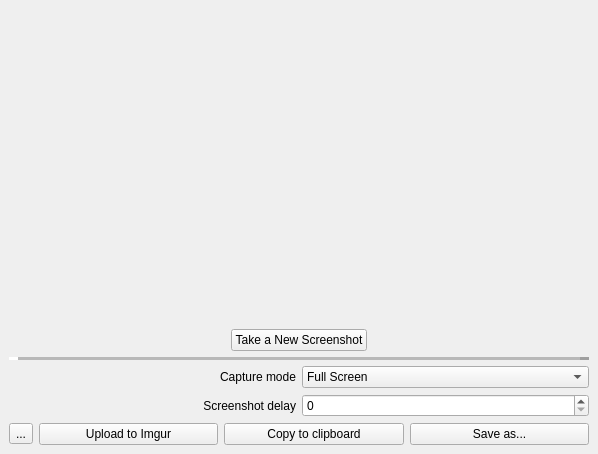
<?xml version="1.0" encoding="UTF-8"?>
<ui version="4.0">
 <class>MainWindow</class>
 <widget class="QMainWindow" name="MainWindow">
  <property name="geometry">
   <rect>
    <x>0</x>
    <y>0</y>
    <width>598</width>
    <height>454</height>
   </rect>
  </property>
  <property name="windowTitle">
   <string>MainWindow</string>
  </property>
  <widget class="QWidget" name="centralwidget">
   <layout class="QGridLayout" name="gridLayout">
    <item row="1" column="0">
     <layout class="QHBoxLayout" name="horizontalLayout">
      <item>
       <widget class="QToolButton" name="toolButton">
        <property name="text">
         <string>...</string>
        </property>
        <property name="icon">
         <iconset theme="applications-system"/>
        </property>
       </widget>
      </item>
      <item>
       <widget class="QPushButton" name="btn_upload">
        <property name="text">
         <string>Upload to Imgur</string>
        </property>
       </widget>
      </item>
      <item>
       <widget class="QPushButton" name="btn_copy">
        <property name="text">
         <string>Copy to clipboard</string>
        </property>
       </widget>
      </item>
      <item>
       <widget class="QPushButton" name="btn_save">
        <property name="text">
         <string>Save as...</string>
        </property>
       </widget>
      </item>
     </layout>
    </item>
    <item row="0" column="0">
     <layout class="QGridLayout" name="gridLayout_2">
      <item row="3" column="0">
       <widget class="QLabel" name="label">
        <property name="sizePolicy">
         <sizepolicy hsizetype="MinimumExpanding" vsizetype="Fixed">
          <horstretch>0</horstretch>
          <verstretch>0</verstretch>
         </sizepolicy>
        </property>
        <property name="text">
         <string>Capture mode</string>
        </property>
        <property name="alignment">
         <set>Qt::AlignRight|Qt::AlignTrailing|Qt::AlignVCenter</set>
        </property>
       </widget>
      </item>
      <item row="4" column="1">
       <widget class="QSpinBox" name="spin_delay">
        <property name="sizePolicy">
         <sizepolicy hsizetype="MinimumExpanding" vsizetype="Fixed">
          <horstretch>0</horstretch>
          <verstretch>0</verstretch>
         </sizepolicy>
        </property>
       </widget>
      </item>
      <item row="2" column="0" colspan="2">
       <widget class="Line" name="line">
        <property name="sizePolicy">
         <sizepolicy hsizetype="Minimum" vsizetype="Fixed">
          <horstretch>0</horstretch>
          <verstretch>0</verstretch>
         </sizepolicy>
        </property>
        <property name="frameShadow">
         <enum>QFrame::Raised</enum>
        </property>
        <property name="lineWidth">
         <number>9</number>
        </property>
        <property name="midLineWidth">
         <number>10</number>
        </property>
        <property name="orientation">
         <enum>Qt::Horizontal</enum>
        </property>
       </widget>
      </item>
      <item row="1" column="0" colspan="2" alignment="Qt::AlignHCenter">
       <widget class="QPushButton" name="btn_take_screenshot">
        <property name="text">
         <string>Take a New Screenshot</string>
        </property>
       </widget>
      </item>
      <item row="3" column="1">
       <widget class="QComboBox" name="combo_capture_mode">
        <property name="sizePolicy">
         <sizepolicy hsizetype="Preferred" vsizetype="Fixed">
          <horstretch>0</horstretch>
          <verstretch>0</verstretch>
         </sizepolicy>
        </property>
        <item>
         <property name="text">
          <string>Full Screen</string>
         </property>
        </item>
        <item>
         <property name="text">
          <string>Window Under Cursor</string>
         </property>
        </item>
        <item>
         <property name="text">
          <string>Current Screen</string>
         </property>
        </item>
       </widget>
      </item>
      <item row="4" column="0">
       <widget class="QLabel" name="label_2">
        <property name="sizePolicy">
         <sizepolicy hsizetype="MinimumExpanding" vsizetype="Preferred">
          <horstretch>0</horstretch>
          <verstretch>0</verstretch>
         </sizepolicy>
        </property>
        <property name="layoutDirection">
         <enum>Qt::LeftToRight</enum>
        </property>
        <property name="text">
         <string>Screenshot delay</string>
        </property>
        <property name="alignment">
         <set>Qt::AlignRight|Qt::AlignTrailing|Qt::AlignVCenter</set>
        </property>
       </widget>
      </item>
      <item row="0" column="0" colspan="2">
       <widget class="PreviewWidget" name="preview_widget" native="true">
        <property name="sizePolicy">
         <sizepolicy hsizetype="MinimumExpanding" vsizetype="MinimumExpanding">
          <horstretch>0</horstretch>
          <verstretch>0</verstretch>
         </sizepolicy>
        </property>
       </widget>
      </item>
     </layout>
    </item>
   </layout>
  </widget>
 </widget>
 <customwidgets>
  <customwidget>
   <class>PreviewWidget</class>
   <extends>QWidget</extends>
   <header location="global">preview_widget.h</header>
   <container>1</container>
  </customwidget>
 </customwidgets>
 <tabstops>
  <tabstop>btn_take_screenshot</tabstop>
  <tabstop>combo_capture_mode</tabstop>
  <tabstop>spin_delay</tabstop>
  <tabstop>btn_save</tabstop>
  <tabstop>btn_copy</tabstop>
  <tabstop>btn_upload</tabstop>
  <tabstop>toolButton</tabstop>
 </tabstops>
 <resources/>
 <connections/>
</ui>
